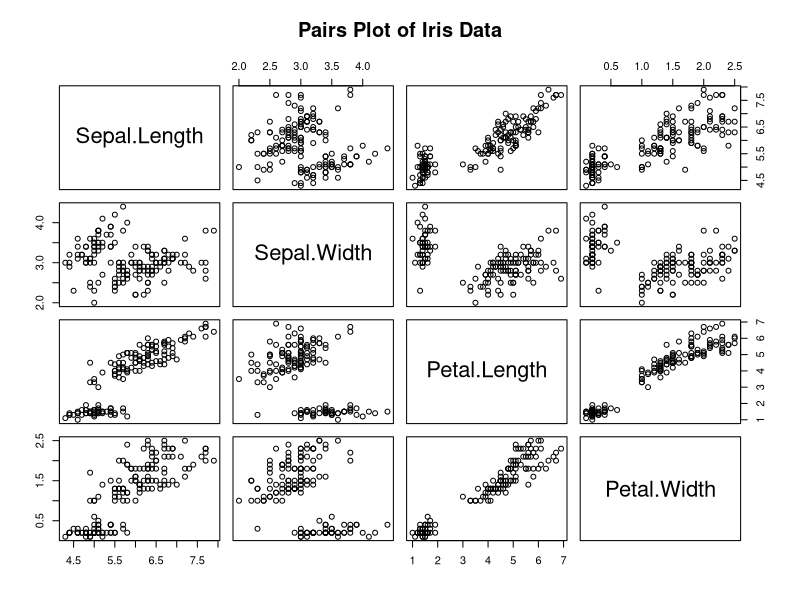
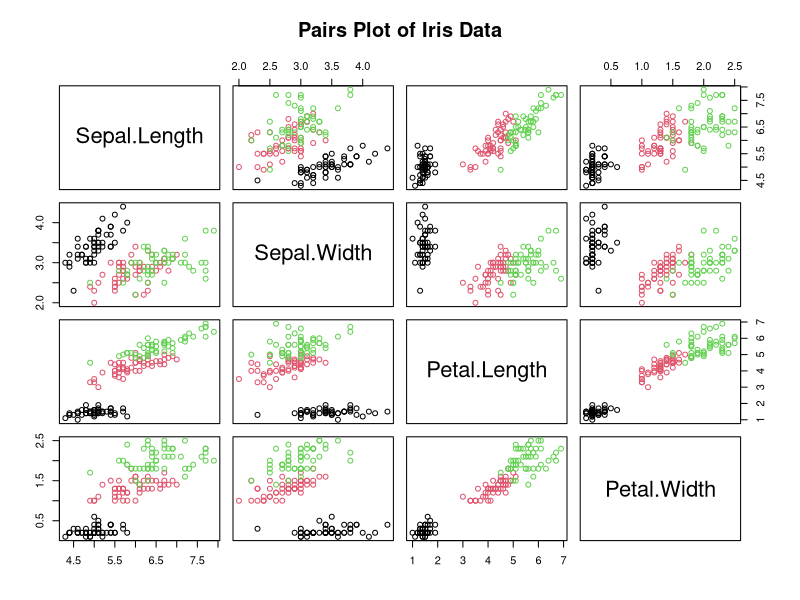
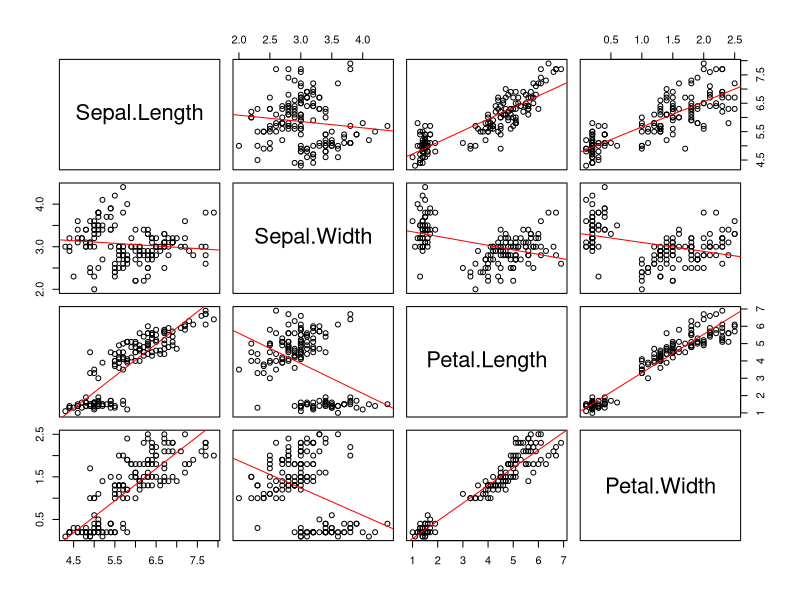
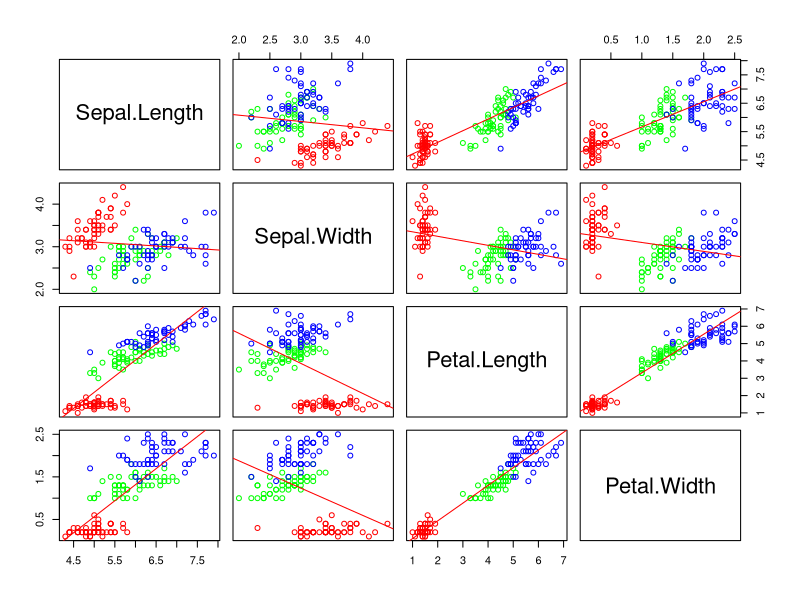

Recreate these plots in R, in order.
## ---- chunk 1
# Create a basic pairs plot
pairs(iris[, 1:4], main = "Pairs Plot of Iris Data")
## ---- chunk 2
  # Color points by species
  pairs(iris[, 1:4], main = "Pairs Plot of Iris Data", col = iris$Species)
## ---- chunk 3
# Add regression lines
pairs(iris[, 1:4], panel=function(x,y){
  points(x,y)
  abline(lm(y~x), col='red')})
## ---- chunk 4
pairs(iris[, 1:4], panel=function(x,y){
  # Get a vector of colors for each point in the plot
  colors <- ifelse(iris$Species == "setosa", "red",
                   ifelse(iris$Species == "versicolor", "green", "blue"))

  # Plot the points with the corresponding colors
  points(x, y, col = colors)

  # Add a regression line
  abline(lm(y~x), col='red')
})
